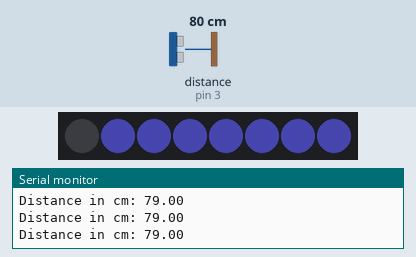
A sketch run on a simulated Arduino Uno, built with avr-gcc and run on an emulated ATmega328P. Parts: 8 RGB LEDs in strip order, left to right, the last lines printed to the serial monitor. Wiring (inferred from the names in the program): ultrasonic range finder: trigger pin 2; echo pin 3. Inputs (shaded band) come from the test bench; at power-on: distance to the obstacle (sensor on pin 3) 80 cm. The echo pulse lasts 58.3 µs per cm; dim RGB values are drawn brighter than linear.

Above: at 1.3 s.
1.4 s: distance to the obstacle (sensor on pin 3) set to 9 cm
At 2.0 s:
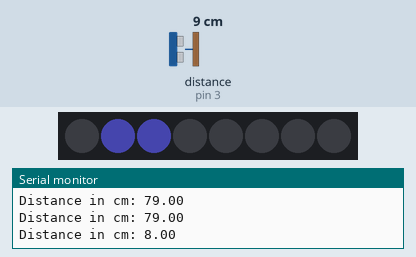
3.0 s: distance to the obstacle (sensor on pin 3) set to 18 cm
At 3.5 s:
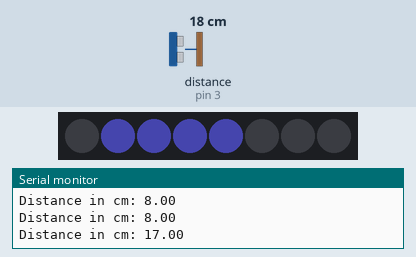
Timing chart, 0 to 6.0 s (numbered marks = the images above; inputs shaded):
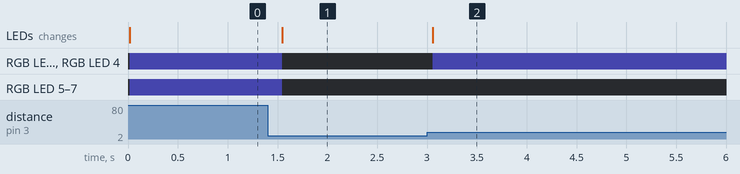

The sketch:

LEDstripURF.ino
```cpp
#include <Adafruit_NeoPixel.h>

#define trigPin 2
#define echoPin 3

#define PIN 6 // define the arduino pin that is sending data to the LED strip
#define NUMPIXELS 8 // set NUMPIXELS to the number of LED's on the light strip, this is a max value
#define DELAYVAL 500 // define a delay (defining here makes it easier to make changes in larger code files)

Adafruit_NeoPixel pixels(NUMPIXELS, PIN); // sets the max number of LED's and pin to acquire data from

void setup() {
  Serial.begin(9600);

  pixels.begin(); // starts it

  pinMode(trigPin, OUTPUT); // Sets the trigPin as an Output
  pinMode(echoPin, INPUT); // Sets the echoPin as an Input
}

void loop() {

  // Clears the trigPin
  digitalWrite(trigPin, LOW);
  pixels.clear(); // clears the LED strip (turns everything off)
  delayMicroseconds(2);

  // Sets the trigPin on HIGH state for 10 micro seconds
  digitalWrite(trigPin, HIGH);
  delayMicroseconds(10);
  digitalWrite(trigPin, LOW);

  // Reads the echoPin, returns the sound wave travel time in microseconds
  long duration = pulseIn(echoPin, HIGH);
  float distance = 34400*duration/2000000;

  Serial.print("Distance in cm: ");
  Serial.println(distance);

  int value = map(round(distance), 0, 30, 0, 8);

   for(int i=1; i<=value; i++) { // create a for loop to iterate through each LED
    pixels.setPixelColor(i, 20, 20, 50);
    pixels.show(); // turns on each LED in sequence
   }
   delay(DELAYVAL);

}
```

Measured:
- after the input at 1.4 s, RGB LED 3–7: RGB(20, 20, 50) → off after 0.15 s; the LEDs: change after 0.15 s (image 1)
- after the input at 3.0 s, RGB LED 3, RGB LED 4: off → RGB(20, 20, 50) after 0.06 s; the LEDs: change after 0.06 s (image 2)
